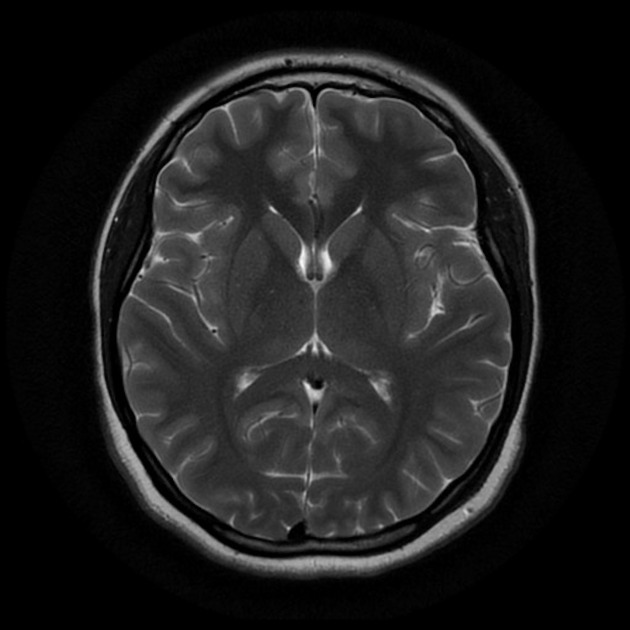
#> input picture brain-tumor-detection-1/dataset/no/1 no.jpeg, 630 x 630 px, given in place of Y107.jpg, which was not available
$ jupyter execute --allow-errors brain-tumor-detection-cnn-vgg-16-accuracy-99.ipynb   (shell and % lines are left out)   (text cells are left out)
#> lines starting #> are read from the running program, lines starting #| are printed output that depends on the picture; after the words box and inside, x2 and y2 are one past the last pixel; in counts of white or black regions, pixels touching at a corner belong together; pictures that were not available may be replaced by others from this repository, and a replacement may not be noted
[cell 1]
import numpy as np
import pandas as pd
import os
from os import listdir
import tensorflow as tf
from keras.preprocessing.image import ImageDataGenerator
import cv2
import matplotlib.pyplot as plt
import imutils

from keras.models import Sequential
from tensorflow.keras.models import Model,load_model
from tensorflow.keras.layers import Conv2D,Input,ZeroPadding2D,BatchNormalization,Flatten,Activation,Dense,MaxPooling2D,Dropout
from sklearn.model_selection import train_test_split
from sklearn.utils import shuffle #shuffling the data improves the model

import math
import seaborn as sns
import umap
from PIL import Image
from scipy import misc
from os.path import isfile, join
from scipy import misc
from collections import Counter
from sklearn.decomposition import PCA
from sklearn.manifold import TSNE

from keras.utils.np_utils import to_categorical

from keras.applications.vgg16 import VGG16, preprocess_input
from keras import layers
from keras.optimizers import Adam, RMSprop
from keras.callbacks import EarlyStopping

[cell 2]
image_dir="./dataset/"

[cell 3]
# os.makedirs('../output/kaggle/working/augmented-images')
# os.makedirs('../output/kaggle/working/augmented-images/yes')
# os.makedirs('../output/kaggle/working/augmented-images/no')

[cell 4]
def augment_data(file_dir, n_generated_samples, save_to_dir):
    data_gen = ImageDataGenerator(rotation_range=10,
                                  width_shift_range=0.1,
                                  height_shift_range=0.1,
                                  shear_range=0.1,
                                  brightness_range=(0.3, 1.0),
                                  horizontal_flip=True,
                                  vertical_flip=True,
                                  fill_mode='nearest'
                                 )

    for filename in listdir(file_dir):
        image = cv2.imread(file_dir + '/' + filename)
        # reshape the image
        image = image.reshape((1,)+image.shape)
        save_prefix = 'aug_' + filename[:-4]
        i=0
        for batch in data_gen.flow(x=image, batch_size=1, save_to_dir=save_to_dir,save_prefix=save_prefix, save_format='jpg'):
                i += 1
                if i > n_generated_samples:
                    break

[cell 5]
augmented_data_path ='./augmented/'
# augment data for the examples with label equal to 'yes' representing tumurous examples
augment_data(file_dir=image_dir+'yes',n_generated_samples=6, save_to_dir=augmented_data_path+'yes')
#> (the call stopped at in augment_data, `data_gen = ImageDataGenerator(rotation_range=10, width_shift_range=0.1..`: keras is not available in this run)
# augment data for the examples with label equal to 'no' representing non-tumurous examples
augment_data(file_dir=image_dir+'no', n_generated_samples=9, save_to_dir=augmented_data_path+'no')
#> (the call stopped at in augment_data, `data_gen = ImageDataGenerator(rotation_range=10, width_shift_range=0.1..`: keras is not available in this run)
#> further down, ex_img is the input picture: shape (630, 630, 3); min 0, max 248, mean 29.7

[cell 6]
def crop_brain_contour(image, plot=False):

    # Convert the image to grayscale, and blur it slightly
#> called with plot = True
    gray = cv2.cvtColor(image, cv2.COLOR_BGR2GRAY)
    gray = cv2.GaussianBlur(gray, (5, 5), 0)

    thresh = cv2.threshold(gray, 45, 255, cv2.THRESH_BINARY)[1]
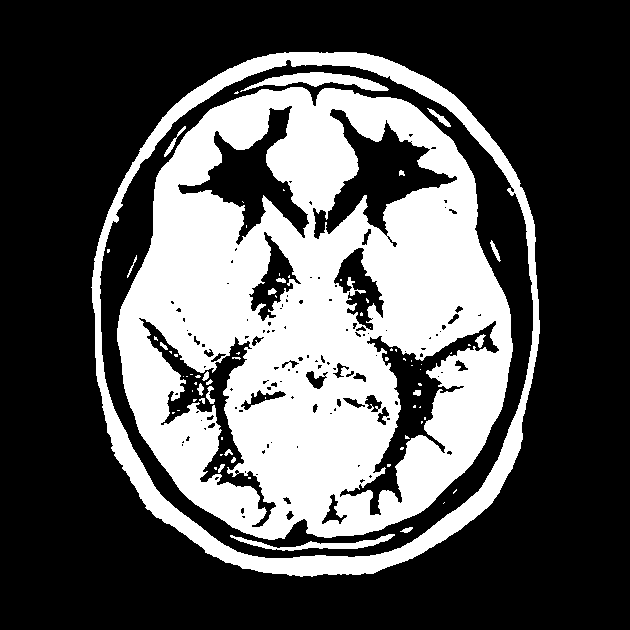
#> thresh: shape (630, 630); 33.9% white; 74 white regions (51 under 20 px), largest, box (x1, y1, x2, y2) and area: (117, 87, 513, 540) 111098, (91, 52, 540, 577) 19946, (240, 72, 389, 92) 1245
    thresh = cv2.erode(thresh, None, iterations=2)
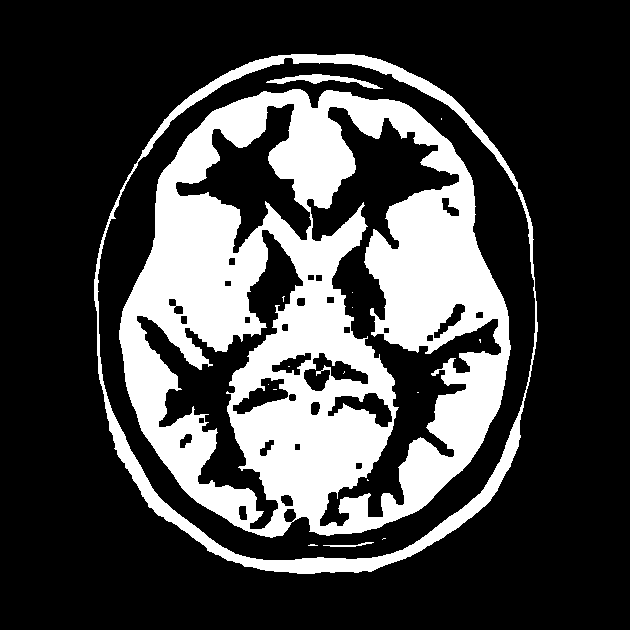
#> thresh: shape (630, 630); 26.4% white; 17 white regions (13 under 20 px), largest, box (x1, y1, x2, y2) and area: (119, 89, 511, 538) 91976, (94, 54, 538, 574) 12177, (266, 74, 383, 89) 576, (323, 542, 374, 547) 93
    thresh = cv2.dilate(thresh, None, iterations=2)
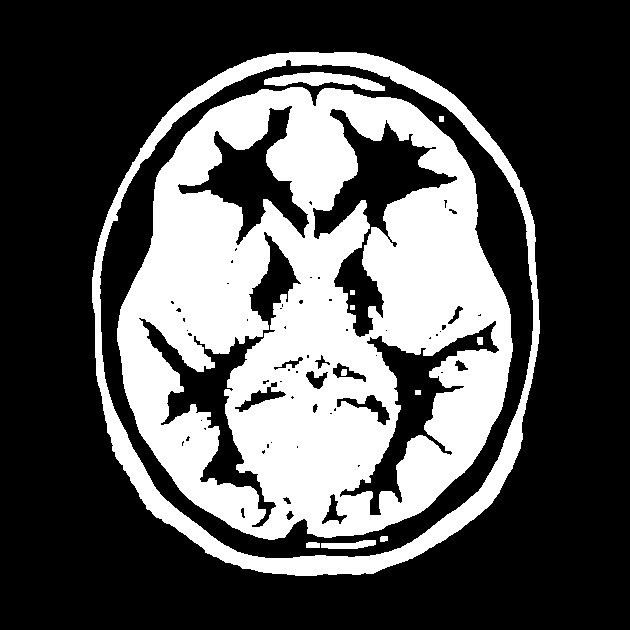
#> thresh: shape (630, 630); 32.9% white; 12 white regions

    # Find contours in thresholded image, then grab the largest one
    cnts = cv2.findContours(thresh.copy(), cv2.RETR_EXTERNAL, cv2.CHAIN_APPROX_SIMPLE)
#> cnts = 1 contour; box (x1, y1, x2, y2) and area: (92, 52, 540, 576) 190885
    cnts = imutils.grab_contours(cnts)
    c = max(cnts, key=cv2.contourArea)
#> c = contour of 648 points, box (x1, y1, x2, y2) (92, 52, 540, 576), area 190885
    # extreme points
    extLeft = tuple(c[c[:, :, 0].argmin()][0])
#> extLeft = (92, 277)
    extRight = tuple(c[c[:, :, 0].argmax()][0])
#> extRight = (539, 333)
    extTop = tuple(c[c[:, :, 1].argmin()][0])
#> extTop = (289, 52)
    extBot = tuple(c[c[:, :, 1].argmax()][0])
#> extBot = (295, 575)

    # crop new image out of the original image using the four extreme points (left, right, top, bottom)
    new_image = image[extTop[1]:extBot[1], extLeft[0]:extRight[0]]
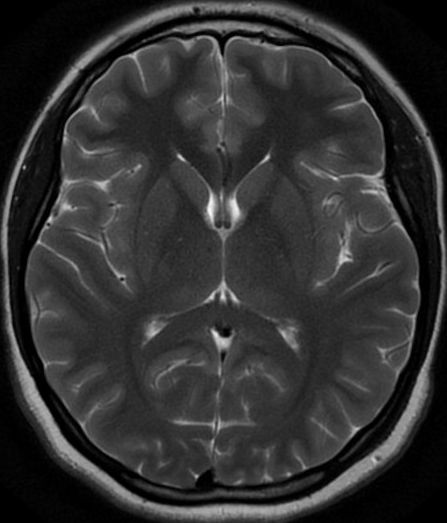
#> new_image: shape (523, 447, 3); min 0, max 248, mean 49.3

    if plot:
        plt.figure()
        plt.subplot(1, 2, 1)
        plt.imshow(image)
        plt.tick_params(axis='both', which='both', top=False, bottom=False, left=False, right=False,labelbottom=False, labeltop=False, labelleft=False, labelright=False)
        plt.title('Original Image')
        plt.subplot(1, 2, 2)
        plt.imshow(new_image)
        plt.tick_params(axis='both', which='both',top=False, bottom=False, left=False, right=False,labelbottom=False, labeltop=False, labelleft=False, labelright=False)
        plt.title('Cropped Image')
        plt.show()

    return new_image

[cell 7]
ex_img = cv2.imread(image_dir+'yes/Y107.jpg')
ex_crop_img = crop_brain_contour(ex_img, True)

[cell 8]
def load_data(dir_list, image_size):

    # load all images in a directory
#> called with image_size = (240, 240)
    X = []
    y = []
    image_width, image_height = image_size

    for directory in dir_list:
        for filename in listdir(directory):
            image = cv2.imread(directory+'/'+filename)
            image = crop_brain_contour(image, plot=False)
            image = cv2.resize(image, dsize=(image_width, image_height), interpolation=cv2.INTER_CUBIC)
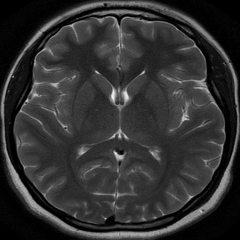
#> image: shape (240, 240, 3); min 0, max 249, mean 49.3
            # normalize values
            image = image / 255.
            # convert image to numpy array and append it to X
            X.append(image)
            # append a value of 1 to the target array if the image
            # is in the folder named 'yes', otherwise append 0.
            if directory[-3:] == 'yes':
                y.append([1])
            else:
                y.append([0])

    X = np.array(X)
    y = np.array(y)

    # Shuffle the data
    X, y = shuffle(X, y)

    print(f'Number of examples is: {len(X)}')
    print(f'X shape is: {X.shape}')
#| X shape is: (4, 240, 240, 3)
    print(f'y shape is: {y.shape}')
#| y shape is: (4, 1)

    return X, y

[cell 9]
augmented_yes =augmented_data_path+'yes'
augmented_no = augmented_data_path+'no'

IMG_WIDTH, IMG_HEIGHT = (240, 240)

X, y = load_data([augmented_yes, augmented_no], (IMG_WIDTH, IMG_HEIGHT))

[cell 10]
def plot_sample_images(X, y, n=40):
#> called with X = array of shape (4, 240, 240, 3), y = array of shape (4, 1), n = 40
    for label in [0,1]:
        # grab the first n images with the corresponding y values equal to label
        images = X[np.argwhere(y == label)]
        n_images = images[:n]

        columns_n = 10
        rows_n = int(n/ columns_n)

        plt.figure(figsize=(10, 8))

        i = 1 # current plot
        for image in n_images:
            plt.subplot(rows_n, columns_n, i)
            plt.imshow(image[0])

            # remove ticks
            plt.tick_params(axis='both', which='both',
                            top=False, bottom=False, left=False, right=False,
                           labelbottom=False, labeltop=False, labelleft=False, labelright=False)

            i += 1

        label_to_str = lambda label: "Yes" if label == 1 else "No"
        plt.suptitle(f"Brain Tumor: {label_to_str(label)}")
        plt.show()
#> this loop made 2 passes
#> pass 1, in plot_sample_images, `plt.show()`:
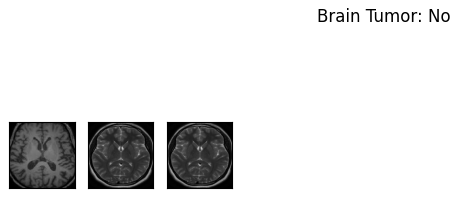
#> figure drawn by matplotlib, 3 panels

[cell 11]
plot_sample_images(X, y)

[cell 12]
def split_data(X, y, test_size=0.2):

    X_train, X_test_val, y_train, y_test_val = train_test_split(X, y, test_size=test_size)
    X_test, X_val, y_test, y_val = train_test_split(X_test_val, y_test_val, test_size=0.5)

    return X_train, y_train, X_val, y_val, X_test, y_test

[cell 13]
X_train, y_train, X_val, y_val, X_test, y_test = split_data(X, y, test_size=0.3)

[cell 14]
print ("number of training examples = " + str(X_train.shape[0]))
#| number of training examples = 2
print ("number of validation examples = " + str(X_val.shape[0]))
#| number of validation examples = 1
print ("number of test examples = " + str(X_test.shape[0]))
#| number of test examples = 1
